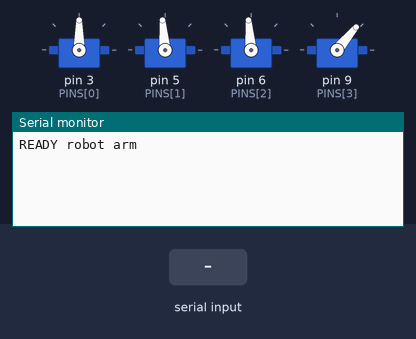
A sketch run on a simulated Arduino Uno, built with avr-gcc and run on an emulated ATmega328P. On the bench: 4 × servo, the last lines printed to the serial monitor. The test bench sets the inputs (shaded band).

Above: at 2.0 s.
2.1 s: "90,45,200\n" received over Serial
At 3.1 s:
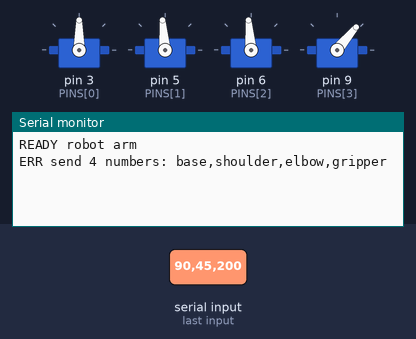
3.6 s: "H90\n" received over Serial
At 4.2 s:
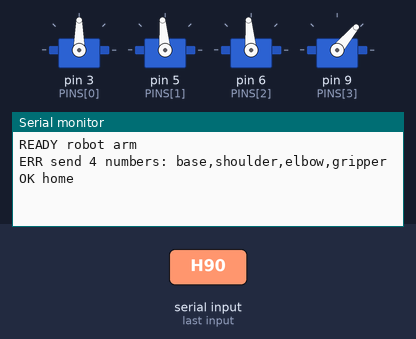

The sketch:

robot_arm.ino
```cpp
/*
  Hand-tracking robot arm: Arduino Uno side.

  Listens on USB serial (115200 baud) for lines like
      90,120,75,40      base,shoulder,elbow,gripper in degrees
      H                 go to the home position
  and moves four servos there smoothly.

  You can also type these lines into the Arduino Serial Monitor
  (115200 baud, "Newline") to test each servo before using the camera.

  Wiring: servo signal wires to pins 3, 5, 6, 9.
  Power the servos from a separate 5-6 V supply (not the Uno's 5V pin),
  and join that supply's GND to the Uno's GND.
*/

#include <Servo.h>

const byte NUM = 4;
// base, shoulder (lift side servo), elbow (reach side servo), gripper (claw)
const byte PINS[NUM]     = {3, 5, 6, 9};
// Hard safety limits. The arm never goes past these, whatever the PC sends.
// Find your arm's real limits in the Serial Monitor (README, step 3) and set them here.
const int  MIN_DEG[NUM]  = {10, 50, 50, 20};
const int  MAX_DEG[NUM]  = {170, 140, 140, 85};
const int  HOME_DEG[NUM] = {90, 95, 95, 50};

const unsigned long STEP_MS = 10;        // move 1 degree every 10 ms at most (~100 deg/s)
const unsigned long TIMEOUT_MS = 3000;   // no message for 3 s: go home

Servo servos[NUM];
float current[NUM];
int target[NUM];
unsigned long lastStep = 0, lastMessage = 0;
bool timedOut = false;

char buf[32];
byte len = 0;

void goHome() {
  for (byte i = 0; i < NUM; i++) target[i] = HOME_DEG[i];
}

void handleLine(char *line) {
  if (line[0] == 'H' || line[0] == 'h') {
    goHome();
    Serial.println(F("OK home"));
    return;
  }
  int vals[NUM];
  byte n = 0;
  char *tok = strtok(line, ",");
  while (tok && n < NUM) {
    vals[n++] = atoi(tok);
    tok = strtok(NULL, ",");
  }
  if (n != NUM) {
    Serial.println(F("ERR send 4 numbers: base,shoulder,elbow,gripper"));
    return;
  }
  for (byte i = 0; i < NUM; i++) target[i] = constrain(vals[i], MIN_DEG[i], MAX_DEG[i]);
}

void readSerial() {
  while (Serial.available()) {
    char c = Serial.read();
    if (c == '\n' || c == '\r') {
      if (len > 0) {
        buf[len] = '\0';
        handleLine(buf);
        len = 0;
        lastMessage = millis();
        timedOut = false;
      }
    } else if (len < sizeof(buf) - 1) {
      buf[len++] = c;
    } else {
      len = 0;  // line too long: throw it away
    }
  }
}

void setup() {
  Serial.begin(115200);
  for (byte i = 0; i < NUM; i++) {
    current[i] = HOME_DEG[i];
    target[i] = HOME_DEG[i];
    servos[i].attach(PINS[i]);
    servos[i].write(HOME_DEG[i]);
    delay(200);  // start servos one by one so the supply isn't hit all at once
  }
  lastMessage = millis();
  Serial.println(F("READY robot arm"));
}

void loop() {
  readSerial();

  if (!timedOut && millis() - lastMessage > TIMEOUT_MS) {
    goHome();
    timedOut = true;
  }

  // Ease every servo one step toward its target
  if (millis() - lastStep >= STEP_MS) {
    lastStep = millis();
    for (byte i = 0; i < NUM; i++) {
      float diff = target[i] - current[i];
      if (diff > 1) diff = 1;
      if (diff < -1) diff = -1;
      if (diff != 0) {
        current[i] += diff;
        servos[i].write((int)current[i]);
      }
    }
  }
}
```

Measured:
- after the input at 2.1 s, the serial monitor: prints a new line at once (image 1)
- after the input at 3.6 s, the serial monitor: prints a new line at once (image 2)
